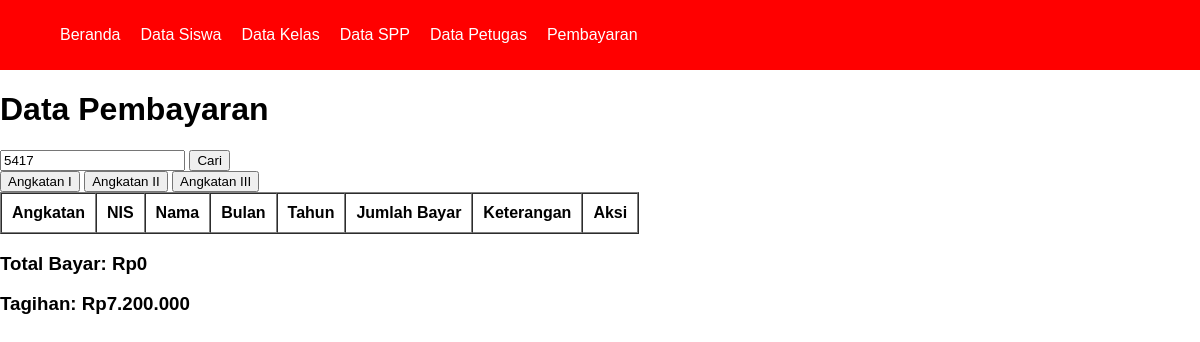
/pembayaran/pembayaran.php?keyword=5417, run on an earlier commit of the app's database.
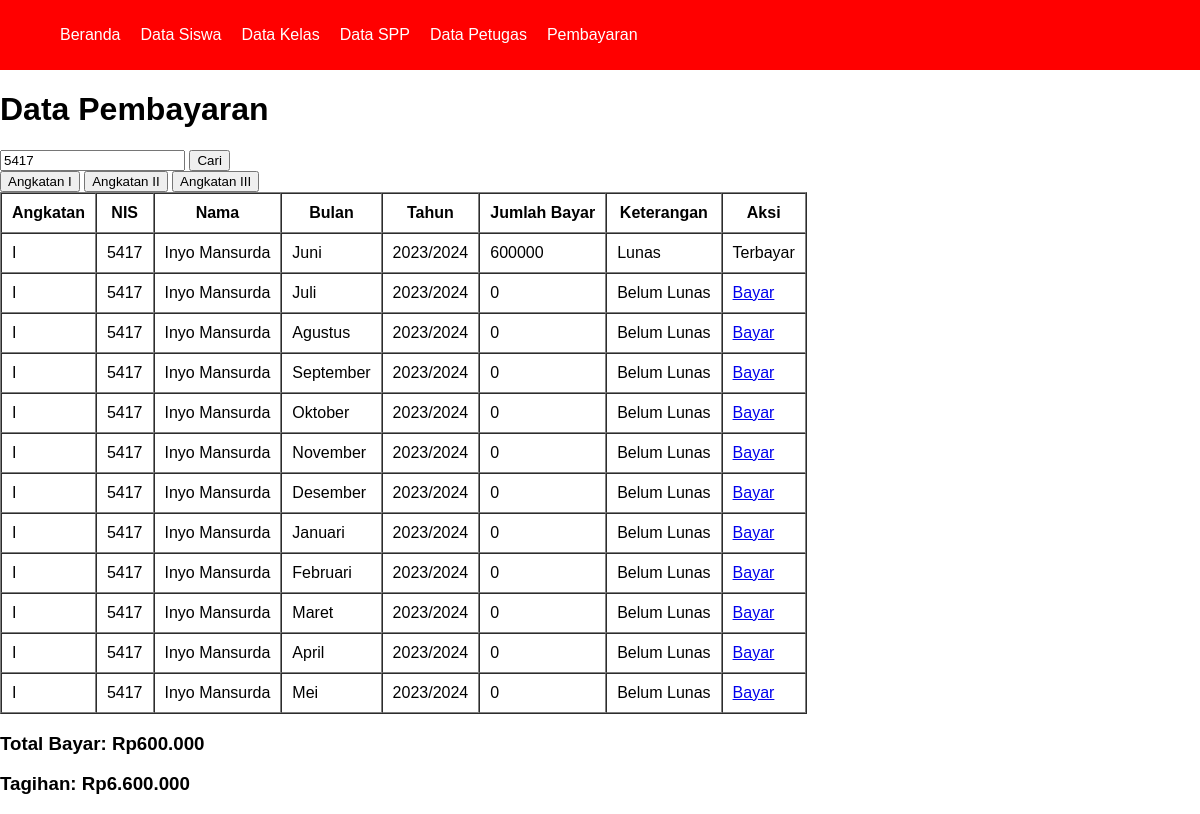
And on a later commit of the database.
### tables this page shows
CREATE TABLE `tb_pembayaran` (
  `id_pembayaran` int(11) NOT NULL,
  `nis` int(11) NOT NULL,
  `bulan` varchar(50) NOT NULL,
  `tahun` varchar(50) NOT NULL,
  `jumlah_bayar` double DEFAULT NULL,
  `angkatan` varchar(10) NOT NULL
);

CREATE TABLE `tb_siswa` (
  `nis` int(11) NOT NULL,
  `nama_siswa` varchar(100) NOT NULL,
  `password` varchar(10) NOT NULL,
  `id_kelas` varchar(10) NOT NULL,
  `jenis_kelamin` varchar(10) NOT NULL,
  `alamat` varchar(100) NOT NULL
);

### pembayaran/functions_pembayaran.php (called while the page is built, shortened)
<?php
        $conn = mysqli_connect("localhost", "root", "", "spp_db");
        function query($query){
            global $conn;
            $result = mysqli_query($conn, $query);
            $rows = [];
            while( $row = mysqli_fetch_assoc($result)) {
                $rows[] = $row;
            }
            return $rows;
        }

### pembayaran/pembayaran.php (the view, shortened to what this page needs)
<?php
    require 'functions_pembayaran.php';
    require '../views/template/navbar.php';
    if(isset($_GET['keyword'])) {
        $keyword = $_GET['keyword'];
        $pembayaran = query("SELECT * FROM tb_pembayaran INNER JOIN tb_siswa USING(nis) WHERE nis = $keyword AND angkatan = 'I'");
        $tagihan = query("SELECT SUM(jumlah_bayar) FROM tb_pembayaran INNER JOIN tb_siswa USING(nis) WHERE nis = $keyword AND angkatan='I'")[0];
    }
?>
<!DOCTYPE html>
<html lang="en">
<head>
    <link rel="stylesheet" href="../CSS/style.css">
</head>
<body>
    <h1>Data Pembayaran</h1>
    <form action="" method="GET" autocomplete="off" class="search-form">
        <?php if (!isset($_GET['keyword'])) : ?>
        <input type="text" name="keyword" placeholder="Cari NIS"  maxlength="4" required>
        <?php else : ?>
        <input type="text" name="keyword" placeholder="Cari NIS" value="<?= $_GET['keyword']; ?>"  maxlength="4" required>
        <?php endif; ?>
        <button type="submit">Cari</button>
    </form>
    <?php if (isset($_GET['keyword'])) : ?>
    <form action="" method="POST">
        <button type="submit" name="angkatan-1">Angkatan I</button>
        <button type="submit" name="angkatan-2">Angkatan II</button>
        <button type="submit" name="angkatan-3">Angkatan III</button>
    </form>
    <table border="1" cellspacing="0" cellpadding="10">
        <tr>
            <th>Angkatan</th>
            <th>NIS</th>
            <th>Nama</th>
            <th>Bulan</th>
            <th>Tahun</th>
            <th>Jumlah Bayar</th>
            <th>Keterangan</th>
            <th>Aksi</th>
        </tr>
        <?php foreach($pembayaran as $row) : ?>
        <tr>
            <td><?= $row["angkatan"]; ?></td>
            <td><?= $row["nis"]; ?></td>
            <td><?= $row["nama_siswa"]; ?></td>
            <td><?= $row["bulan"]; ?></td>
            <td><?= $row["tahun"]; ?></td>
            <td><?= $row["jumlah_bayar"] ?></td>
            <td>
                <?php
                    if($row["jumlah_bayar"] > 0){
                        echo "Lunas";
                    } else{
                        echo "Belum Lunas";
                    }
                ?>
            </td>
            <?php
                if($row["jumlah_bayar"] == 600000){
            ?> <td>Terbayar</td>
            <?php
                } else{
            ?>
            <td>
                <a href="proses_bayar.php?id_pembayaran=<?= $row["id_pembayaran"]; ?>&nis=<?= $row["nis"]; ?>">Bayar</a>
            </td>
            <?php
                }
            ?>
        </tr>
        <?php endforeach; ?>
    </table>
    <h3>Total Bayar: Rp<?= number_format($tagihan['SUM(jumlah_bayar)'], 0, ',', '.'); ?></h3>
    <?php $totalNominal = 600000 * 12; ?>
    <h3>Tagihan: Rp<?= number_format($totalNominal - (int) $tagihan['SUM(jumlah_bayar)'], 0, ',', '.'); ?></h3>
    <?php endif; ?>
</body>
</html>

What changed in the data, as far as the page shows it:
added tb_pembayaran: angkatan "I", nis "5417", nis.nama_siswa "Inyo Mansurda", bulan "Juni", tahun "2023/2024", jumlah_bayar "600000", shows "Lunas", shows "Terbayar"
added tb_pembayaran: angkatan "I", nis "5417", nis.nama_siswa "Inyo Mansurda", bulan "Juli", tahun "2023/2024", jumlah_bayar "0", shows "Belum Lunas"
added tb_pembayaran: angkatan "I", nis "5417", nis.nama_siswa "Inyo Mansurda", bulan "Agustus", tahun "2023/2024", jumlah_bayar "0", shows "Belum Lunas"
added tb_pembayaran: angkatan "I", nis "5417", nis.nama_siswa "Inyo Mansurda", bulan "September", tahun "2023/2024", jumlah_bayar "0", shows "Belum Lunas"
added tb_pembayaran: angkatan "I", nis "5417", nis.nama_siswa "Inyo Mansurda", bulan "Oktober", tahun "2023/2024", jumlah_bayar "0", shows "Belum Lunas"
added tb_pembayaran: angkatan "I", nis "5417", nis.nama_siswa "Inyo Mansurda", bulan "November", tahun "2023/2024", jumlah_bayar "0", shows "Belum Lunas"
added tb_pembayaran: angkatan "I", nis "5417", nis.nama_siswa "Inyo Mansurda", bulan "Desember", tahun "2023/2024", jumlah_bayar "0", shows "Belum Lunas"
added tb_pembayaran: angkatan "I", nis "5417", nis.nama_siswa "Inyo Mansurda", bulan "Januari", tahun "2023/2024", jumlah_bayar "0", shows "Belum Lunas"
added tb_pembayaran: angkatan "I", nis "5417", nis.nama_siswa "Inyo Mansurda", bulan "Februari", tahun "2023/2024", jumlah_bayar "0", shows "Belum Lunas"
added tb_pembayaran: angkatan "I", nis "5417", nis.nama_siswa "Inyo Mansurda", bulan "Maret", tahun "2023/2024", jumlah_bayar "0", shows "Belum Lunas"
added tb_pembayaran: angkatan "I", nis "5417", nis.nama_siswa "Inyo Mansurda", bulan "April", tahun "2023/2024", jumlah_bayar "0", shows "Belum Lunas"
added tb_pembayaran: angkatan "I", nis "5417", nis.nama_siswa "Inyo Mansurda", bulan "Mei", tahun "2023/2024", jumlah_bayar "0", shows "Belum Lunas"
Also different on the page:
$tagihan['SUM(jumlah_bayar)']: "0" → "600.000"
$totalNominal - (int) $tagihan['SUM(jumlah_bayar)']: "7.200.000" → "6.600.000"
